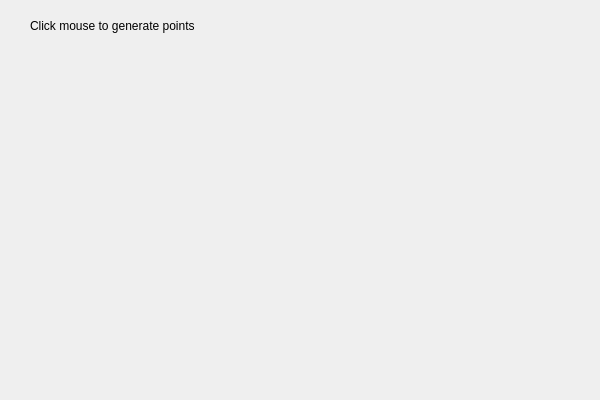
<?xml version="1.0" encoding="UTF-8"?>
<ui version="4.0">
 <class>OrtogonalSegmentIntersectionClass</class>
 <widget class="QMainWindow" name="OrtogonalSegmentIntersectionClass">
  <property name="geometry">
   <rect>
    <x>0</x>
    <y>0</y>
    <width>600</width>
    <height>400</height>
   </rect>
  </property>
  <property name="windowTitle">
   <string>OrtogonalSegmentIntersection</string>
  </property>
  <widget class="QWidget" name="centralWidget">
   <widget class="QLabel" name="label">
    <property name="geometry">
     <rect>
      <x>30</x>
      <y>10</y>
      <width>361</width>
      <height>31</height>
     </rect>
    </property>
    <property name="text">
     <string>Click mouse to generate points</string>
    </property>
   </widget>
  </widget>
 </widget>
 <layoutdefault spacing="6" margin="11"/>
 <resources>
  <include location="OrtogonalSegmentIntersection.qrc"/>
 </resources>
 <connections/>
</ui>
